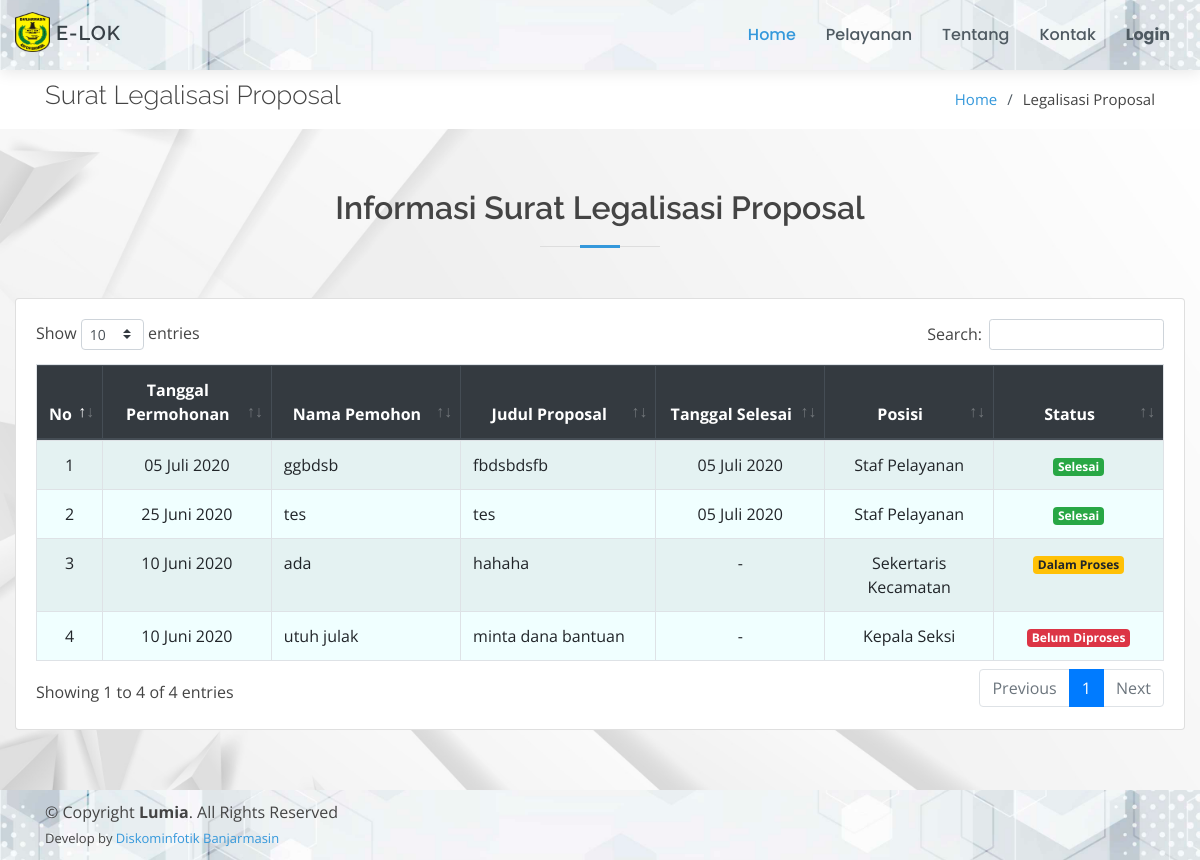
The app's page /page/legalisasi-proposal/index.php with its own data.
### tables this page shows
CREATE TABLE `legalisasi_proposal` (
  `id_proposal` int(11) NOT NULL,
  `nama` varchar(50) NOT NULL,
  `judul_proposal` text NOT NULL,
  `tgl_permohonan` date NOT NULL,
  `tgl_selesai` date DEFAULT NULL,
  `id_posisi` int(11) NOT NULL,
  `status` varchar(30) NOT NULL
);

CREATE TABLE `posisi_berkas` (
  `id_posisi` int(11) NOT NULL,
  `posisi` text NOT NULL
);

### config/config.php (called while the page is built, shortened)
<?php
function base_url($url = null)
{
	$base_url = "http://localhost/layanan-kecamatan";
	if ($url != null) {
		return $base_url . "/" . $url;
	} else {
		return $base_url;
	}
}
$no = 1;

### config/bulan.php (called while the page is built, shortened)
<?php
$bln = array(
    '01' => 'Januari',
    '02' => 'Februari',
    '03' => 'Maret',
    '04' => 'April',
    '05' => 'Mei',
    '06' => 'Juni',
    '07' => 'Juli',
    '08' => 'Agustus',
    '09' => 'September',
    '10' => 'Oktober',
    '11' => 'November',
    '12' => 'Desember'
);

### page/legalisasi-proposal/index.php (the view, shortened to what this page needs)
<!DOCTYPE html>
<html lang="en">
<?php
include_once "../../config/config.php";
include_once "../../config/bulan.php";
include_once "../../template/ui/head.php";
?>
<body>
    <?php include_once "../../template/ui/header.php"; ?>
    <main id="main">
        <section id="breadcrumbs" class="breadcrumbs">
            <div class="container">
                <div class="d-flex justify-content-between align-items-center">
                    <h2>Surat Legalisasi Proposal</h2>
                    <ol>
                        <li><a href="<?= base_url(); ?>">Home</a></li>
                        <li>Legalisasi Proposal</li>
                    </ol>
                </div>
            </div>
        </section>
        <section id="services" class="services graform">
            <div class="container-fluid">
                <div class="section-title">
                    <h2>Informasi Surat Legalisasi Proposal</h2>
                </div>
                <div class="row">
                    <div class="col-md-12">
                        <div class="card">
                            <div class="card-body">
                                <div class="table-responsive">
                                    <table class="table table-bordered table-striped" id="example1">
                                        <thead class="thead-dark">
                                            <tr align="center">
                                                <th>No</th>
                                                <th>Tanggal Permohonan</th>
                                                <th>Nama Pemohon</th>
                                                <th>Judul Proposal</th>
                                                <th>Tanggal Selesai</th>
                                                <th>Posisi</th>
                                                <th>Status</th>
                                            </tr>
                                        </thead>
                                        <tbody style="background-color: azure">
                                            <?php
                                            $data = $koneksi->query("SELECT * FROM legalisasi_proposal ORDER BY id_proposal DESC");
                                            foreach ($data as $row) {
                                                $po = $koneksi->query("SELECT * FROM posisi_berkas WHERE id_posisi = '$row[id_posisi]'")->fetch_array();
                                            ?>
                                                <tr align="center">
                                                    <td width="5%"><?= $no++; ?></td>
                                                    <td width="15%">
                                                        <?=
                                                            date('d', strtotime($row['tgl_permohonan'])) . " " .
                                                                $bln[date('m', strtotime($row['tgl_permohonan']))] . " " .
                                                                date('Y', strtotime($row['tgl_permohonan']));
                                                        ?>
                                                    </td>
                                                    <td align="left"><?= $row['nama'] ?></td>
                                                    <td align="left"><?= $row['judul_proposal'] ?></td>
                                                    <td width="15%">
                                                        <?php
                                                        if ($row['tgl_selesai']) {
                                                            echo
                                                                date('d', strtotime($row['tgl_selesai'])) . " " .
                                                                    $bln[date('m', strtotime($row['tgl_selesai']))] . " " .
                                                                    date('Y', strtotime($row['tgl_selesai']));
                                                        } else {
                                                            echo "-";
                                                        }
                                                        ?>
                                                    </td>
                                                    <td width="15%"><?= $po['posisi'] ?></td>
                                                    <td width="15%">
                                                        <?php
                                                        if ($row['status'] == "Belum Diproses") {
                                                            echo "<span class='badge badge-danger'>" . $row['status'] . "</span>";
                                                        } elseif ($row['status'] == "Dalam Proses") {
                                                            echo "<span class='badge badge-warning'>" . $row['status'] . "</span>";
                                                        } else {
                                                            echo "<span class='badge badge-success'>" . $row['status'] . "</span>";
                                                        }
                                                        ?>
                                                    </td>
                                                </tr>
                                            <?php } ?>
                                        </tbody>
                                    </table>
                                </div>
                            </div>
                        </div>
                    </div>
                </div>
            </div>
        </section>
    </main>
    <?php include_once "../../template/ui/footer.php"; ?>
</body>
</html>

### assets/ui/assets/css/style.css (style rules this page uses)
body { font-family: "Open Sans", sans-serif; color: #444444; }
a { color: #3498db; }
h1, h2, h3, h4, h5, h6 { font-family: "Raleway", sans-serif; }
section { padding: 60px 0; }
.section-title { text-align: center; padding-bottom: 30px; }
.section-title h2 { font-size: 32px; font-weight: 600; margin-bottom: 20px; padding-bottom: 20px; position: relative; }
.section-title h2::before { content: ''; position: absolute; display: block; width: 120px; height: 1px; background: #ddd; bottom: 1px; left: calc(50% - 60px); }
.section-title h2::after { content: ''; position: absolute; display: block; width: 40px; height: 3px; background: #3498db; bottom: 0; left: calc(50% - 20px); }
.breadcrumbs { padding: 10px 0; margin-top: 70px; background-color: #fff; }
.breadcrumbs h2 { font-size: 26px; font-weight: 300; }
.breadcrumbs ol { display: flex; flex-wrap: wrap; list-style: none; padding: 0; margin: 0; font-size: 15px; }
.breadcrumbs ol li+li { padding-left: 10px; }
.breadcrumbs ol li+li::before { display: inline-block; padding-right: 10px; color: #4f5a62; content: "/"; }
.graform { background: url('../../../bg-cover/putih2.jpg') center center no-repeat; background-size: cover; position: relative; }

### records on screen
legalisasi_proposal: tgl_permohonan "05", tgl_permohonan "Juli", tgl_permohonan "2020", nama "ggbdsb", judul_proposal "fbdsbdsfb", tgl_selesai "05", tgl_selesai "Juli", tgl_selesai "2020", id_posisi.posisi "Staf Pelayanan", status "Selesai"
legalisasi_proposal: tgl_permohonan "25", tgl_permohonan "Juni", tgl_permohonan "2020", nama "tes", judul_proposal "tes", tgl_selesai "05", tgl_selesai "Juli", tgl_selesai "2020", id_posisi.posisi "Staf Pelayanan", status "Selesai"
legalisasi_proposal: tgl_permohonan "10", tgl_permohonan "Juni", tgl_permohonan "2020", nama "ada", judul_proposal "hahaha", id_posisi.posisi "Sekertaris Kecamatan", status "Dalam Proses"
legalisasi_proposal: tgl_permohonan "10", tgl_permohonan "Juni", tgl_permohonan "2020", nama "utuh julak", judul_proposal "minta dana bantuan", id_posisi.posisi "Kepala Seksi", status "Belum Diproses"
